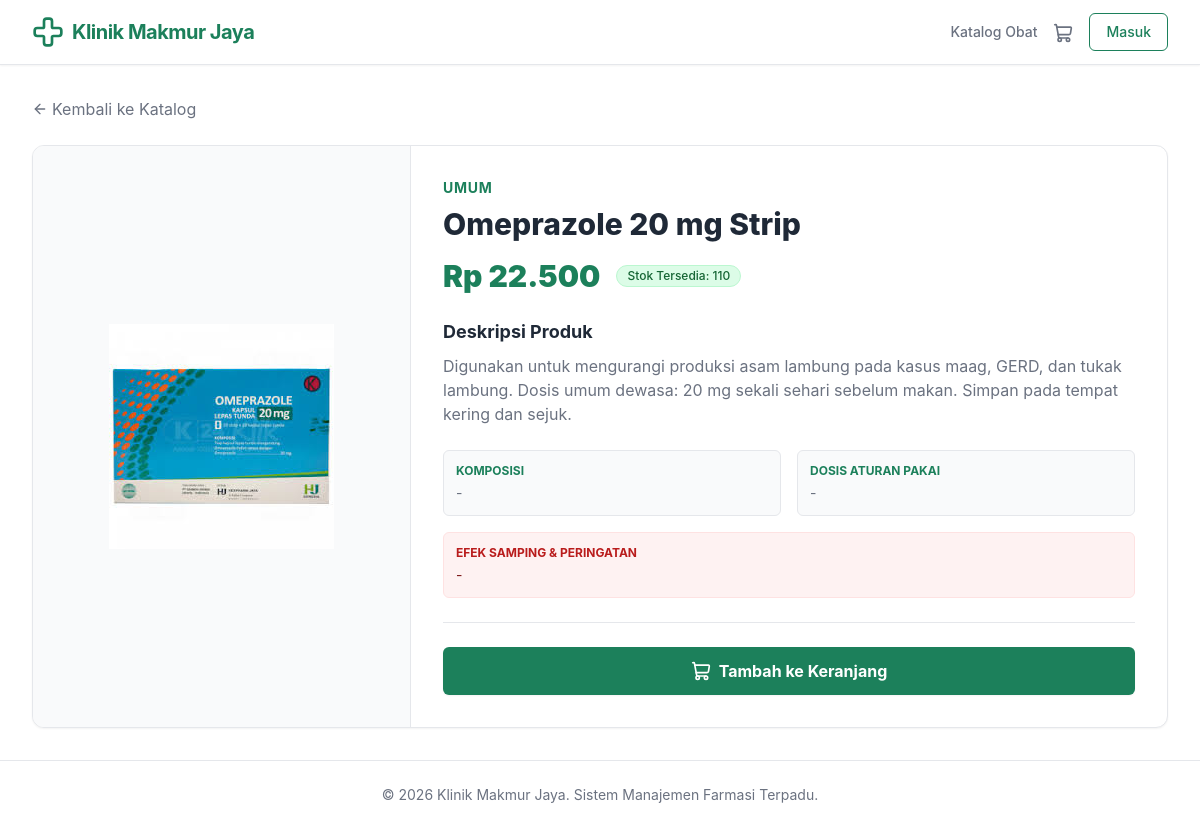
Page /obat/omeprazole-20-mg-strip on the committed database.
### app/models/models.py (models this page shows)
class Medicine(Base):
    __tablename__ = "medicines"
    id = Column(String, primary_key=True, default=generate_uuid)
    name = Column(String, nullable=False)
    slug = Column(String, unique=True, nullable=False)
    price = Column(Float, nullable=False)
    description = Column(Text, nullable=True)
    composition = Column(Text, nullable=True) # BNSP requirement: komposisi
    dosage = Column(Text, nullable=True) # BNSP requirement: dosis
    side_effects = Column(Text, nullable=True) # BNSP requirement: efek samping
    image_url = Column(String, nullable=True) # New field for image upload
    category_id = Column(String, ForeignKey("categories.id"), nullable=False)
    supplier_id = Column(String, ForeignKey("suppliers.id"), nullable=True)
    category = relationship("Category", back_populates="medicines")
    supplier = relationship("Supplier", back_populates="medicines")
    batches = relationship("InventoryBatch", back_populates="medicine")
    order_items = relationship("OrderItem", back_populates="medicine")

### app/api/web.py (the view)
@router.get("/obat/{slug}", response_class=HTMLResponse)
def read_medicine_detail(slug: str, request: Request, db: Session = Depends(get_db), current_user = Depends(deps.get_current_user)):
    medicine = medicine_repo.get_by_slug(db, slug=slug)
    if not medicine:
        return HTMLResponse(content="Obat tidak ditemukan", status_code=404)
    total_stock = sum([b.quantity for b in medicine.batches if b.expiry_date > datetime.utcnow()])
    medicine_dict = medicine.__dict__.copy()
    medicine_dict["stock"] = total_stock
    return templates.TemplateResponse(request=request, name="detail_obat.html",
        context={"user": current_user, "medicine": medicine_dict})

### app/templates/detail_obat.html (shortened to what this page needs)
{% extends "base.html" %}
{% block content %}
<div class="mb-6">
    <a href="/katalog" class="text-k24-textSecondary hover:text-k24-primary flex items-center transition-colors">
        <i data-lucide="arrow-left" class="w-4 h-4 mr-1"></i> Kembali ke Katalog
    </a>
</div>
<div class="bg-white rounded-xl shadow-sm border border-k24-border overflow-hidden" x-data="cartStore()">
    <div class="flex flex-col md:flex-row">
        <div class="md:w-1/3 bg-gray-50 flex items-center justify-center p-12 border-b md:border-b-0 md:border-r border-k24-border">
            {% if medicine.image_url %}
            <img src="{{ medicine.image_url }}" alt="{{ medicine.name }}" class="max-w-full h-auto object-contain">
            {% else %}
            <i data-lucide="pill" class="w-32 h-32 text-gray-300"></i>
            {% endif %}
        </div>
        <div class="md:w-2/3 p-8 flex flex-col justify-between">
            <div>
                <div class="text-sm font-bold text-k24-primary uppercase tracking-wider mb-2">{{ medicine.category.name if medicine.category else 'Umum' }}</div>
                <h1 class="text-3xl font-extrabold text-k24-textPrimary mb-4">{{ medicine.name }}</h1>
                <div class="flex items-center mb-6">
                    <span class="text-3xl font-black text-k24-primary">Rp {{ "{:,.0f}".format(medicine.price).replace(',', '.') }}</span>
                    {% if medicine.stock and medicine.stock > 0 %}
                    <span class="ml-4 inline-flex items-center px-2.5 py-0.5 rounded-full text-xs font-medium bg-green-100 text-green-800 border border-green-200">
                        Stok Tersedia: {{ medicine.stock }}
                    </span>
                    {% else %}
                    <span class="ml-4 inline-flex items-center px-2.5 py-0.5 rounded-full text-xs font-medium bg-red-100 text-red-800 border border-red-200">
                        Stok Habis
                    </span>
                    {% endif %}
                </div>
                <div class="prose prose-sm text-k24-textSecondary mb-6 max-w-none">
                    <h3 class="text-lg font-bold text-k24-textPrimary mb-2">Deskripsi Produk</h3>
                    <p>{{ medicine.description or 'Tidak ada deskripsi tersedia untuk produk ini.' }}</p>
                    <div class="grid grid-cols-1 md:grid-cols-2 gap-4 mt-6">
                        <div class="bg-gray-50 p-3 rounded-md border border-k24-border">
                            <h4 class="font-bold text-k24-primary text-xs uppercase mb-1">Komposisi</h4>
                            <p class="text-sm">{{ medicine.composition or '-' }}</p>
                        </div>
                        <div class="bg-gray-50 p-3 rounded-md border border-k24-border">
                            <h4 class="font-bold text-k24-primary text-xs uppercase mb-1">Dosis Aturan Pakai</h4>
                            <p class="text-sm">{{ medicine.dosage or '-' }}</p>
                        </div>
                        <div class="bg-red-50 p-3 rounded-md border border-red-100 col-span-1 md:col-span-2">
                            <h4 class="font-bold text-red-700 text-xs uppercase mb-1">Efek Samping & Peringatan</h4>
                            <p class="text-sm text-red-900">{{ medicine.side_effects or '-' }}</p>
                        </div>
                    </div>
                </div>
            </div>
            <div class="flex flex-col sm:flex-row gap-4 pt-6 border-t border-k24-border">
                {% if not user or (user.role and user.role.name in ['Pelanggan', 'Customer']) %}
                <button
                    @click="addToCart('{{ medicine.id }}', '{{ medicine.name }}', {{ medicine.price }}, '{{ medicine.image_url or '' }}')"
                    class="flex-1 bg-k24-primary hover:bg-green-700 text-white font-bold py-3 px-6 rounded-md transition-colors disabled:opacity-50 disabled:cursor-not-allowed flex items-center justify-center shadow-sm"
                >
                    <i data-lucide="shopping-cart" class="w-5 h-5 mr-2"></i> Tambah ke Keranjang
                </button>
                {% else %}
                <div class="flex-1 bg-gray-100 text-gray-500 font-bold py-3 px-6 rounded-md flex items-center justify-center shadow-sm cursor-not-allowed">
                    Hanya untuk Pelanggan
                </div>
                {% endif %}
            </div>
        </div>
    </div>
</div>
{% endblock %}

### app/templates/base.html (style rules this page uses)
body { background-color: theme('colors.k24.bg'); color: theme('colors.k24.textPrimary'); }

### rows in the picture
Medicine: image_url (picture), name "Omeprazole 20 mg Strip", price "22.500", description "Digunakan untuk mengurangi produksi asam lambung pada kasus maag, GERD, dan tukak lambung. Dosis umum dewasa: 20 mg sekali sehari sebelum makan. Simpan pada tempat kering dan sejuk."

### other values in the picture
{{ medicine.category.name if medicine.category else 'Umum' }} "UMUM"
{{ medicine.stock }} "110"
{{ medicine.composition or '-' }} "-"
{{ medicine.dosage or '-' }} "-"
{{ medicine.side_effects or '-' }} "-"
